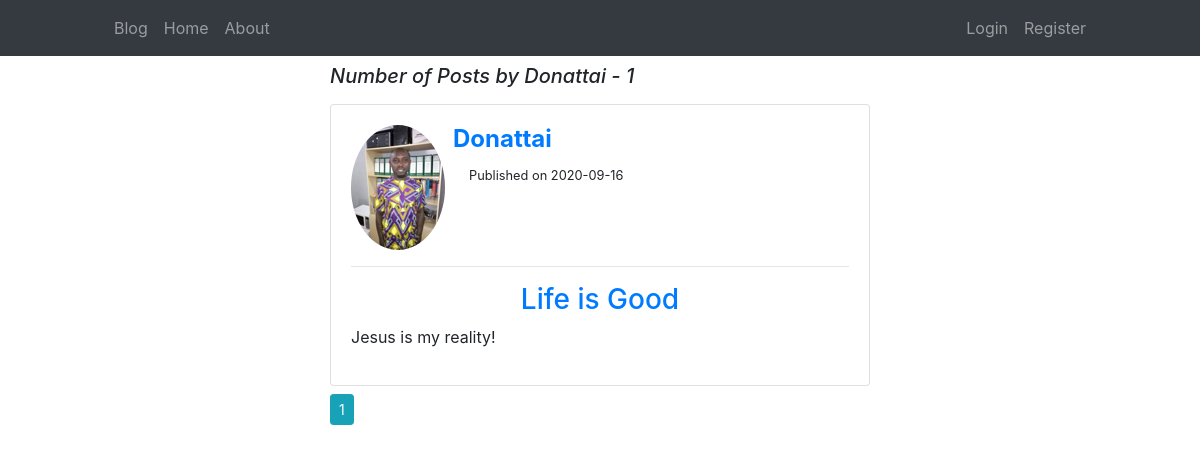
Before: /user/Donattai with the older database file.
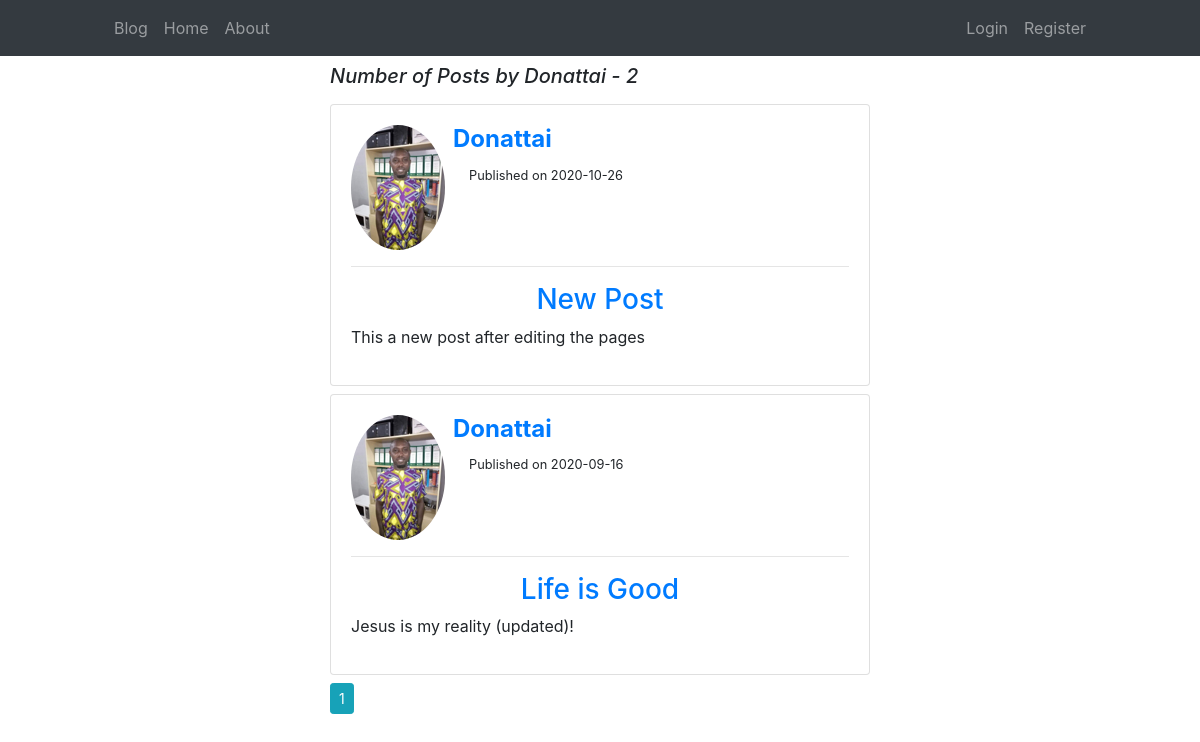
After: the same page with the newer database file.
### flaskapp/models.py (models this page shows, shortened)
class Post(db.Model):
    id = db.Column(db.Integer, primary_key=True)
    title = db.Column(db.String(80), nullable=False )
    content = db.Column(db.Text, nullable=False )
    pub_date = db.Column(db.DateTime, nullable=False, default=datetime.utcnow)
    user_id = db.Column(db.Integer, db.ForeignKey('user.id'), nullable=False)

class User(db.Model, UserMixin):
    id = db.Column(db.Integer, primary_key=True)
    username = db.Column(db.String(15), unique=True, nullable=False )
    email = db.Column(db.String(30), unique=True, nullable=False )
    password = db.Column(db.String(60), nullable=False )
    image_file = db.Column(db.String(20), nullable = False, default='default.png')
    posts = db.relationship('Post', backref='author', lazy=True)

### flaskapp/routes.py (the view)
@app.route('/user/<string:username>')
def user_posts(username):
    page = request.args.get('page', 1, type=int)
    user = User.query.filter_by(username=username).first_or_404()
    posts = Post.query.filter_by(author=user).order_by(Post.pub_date.desc()).paginate(page=page, per_page=5)
    return render_template('user_posts.html', user=user, posts=posts)

### flaskapp/templates/user_posts.html (shortened to what this page needs)
{% extends 'base.html' %}
{% block content %}
    <div class="row">
        <div class="col-8 col-sm-6 mx-auto">
            <h5 class="font-italic" >Number of Posts by {{user.username}} - {{posts.total}}</h5>
        </div>
    </div>
{% for post in posts.items %}
    <div class="row mt-2">
        <div class="col-8 col-sm-6 mx-auto ">
            <div class="card card-body">
                <div class="media">
                    <img class="rounded-circle" src="{{ url_for('static', filename='pictures/' + post.author.image_file ) }}" alt="Image">
                    <div class="media-body">
                        <h4 class="ml-2 font-weight-bold" ><a href="{{url_for('user_posts', username=post.author.username)}}">{{post.author.username}}</a></h4>
                        <small class="ml-4">Published on {{post.pub_date.strftime('%Y-%m-%d')}}</small>
                    </div>
                </div>
                <hr>
                <a href="{{ url_for('post', post_id=post.id) }}"><h3 class="text-center">{{post.title}}</h3></a>
                <p>{{ post.content }}</p>
            </div>
        </div>
    </div>
{% endfor %}
<div class="row mt-2">
    <div class="col-8 col-sm-6 mx-auto">
        {% for page_num in posts.iter_pages( right_edge=1, left_edge=1, right_current=3, left_current=1)  %}
        {% if page_num %}
            {% if posts.page == page_num %}
                <a class="btn btn-info btn-sm" href=" {{ url_for('user_posts', username=user.username, page=page_num) }} ">{{page_num}}</a>
            {% else %}
                <a class="btn btn-outline-info btn-sm" href=" {{ url_for('user_posts', username=user.username, page=page_num) }} ">{{page_num}}</a>
            {% endif %}
        {% else %}
            ...
        {% endif %}
    {% endfor %}
    </div>
</div>
{% endblock content %}

Changed rows visible on the page:
added Post: image_file (picture), author.username "Donattai", pub_date "2020-10-26", title "New Post", content "This a new post after editing the pages"
changed Post "Life is Good": content "Jesus is my reality!" → "Jesus is my reality (updated)!"
Other visible differences:
{{ posts.total }}: "1" → "2"
